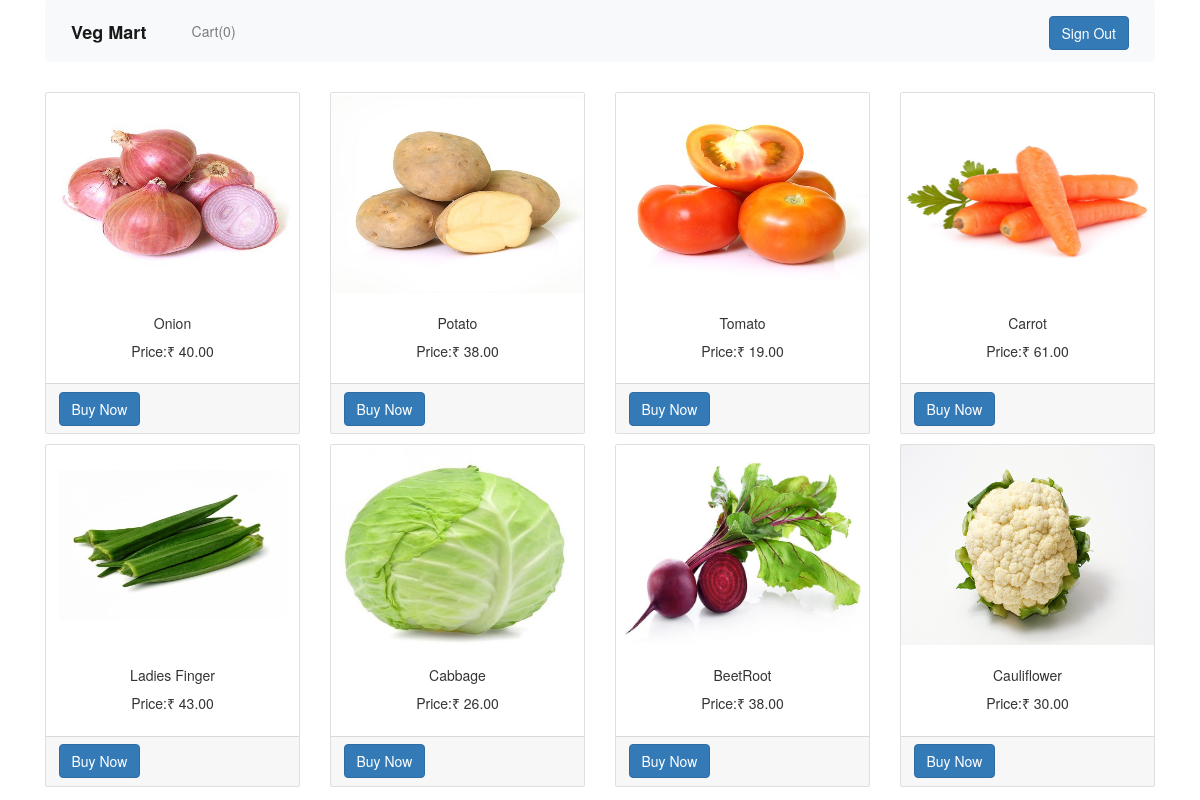
The page /customer (signed in) on the database its author committed.
### shop/products/models.py (models this page shows, shortened)
class Addproduct(db.Model):
    id = db.Column(db.Integer, primary_key=True)
    name = db.Column(db.String(80), nullable=False)
    price = db.Column(db.Numeric(10,2),nullable=False)
    stock = db.Column(db.Integer,nullable=False)
    desc = db.Column(db.Text, nullable=False)
    pub_date = db.Column(db.DateTime, nullable=False, default=datetime.utcnow)
    image_1=db.Column(db.String(150), nullable=False, default='image.jpg')
    image_2=db.Column(db.String(150), nullable=False, default='image.jpg')
    image_3=db.Column(db.String(150), nullable=False, default='image.jpg')

### shop/products/routes.py (the view)
@app.route('/customer')
@login_required
def hom():
    products=Addproduct.query.filter(Addproduct.stock>0)
    return render_template('/products/index.html',products=products)

### shop/customers/models.py (called while the page is built)
@login_manager.user_loader
def user_loader(user_id):
    return Register.query.get(user_id)

### shop/templates/products/index.html (shortened to what this page needs)
{% extends 'layout.html'%}
{% block content%}
<link rel="stylesheet" href="https://maxcdn.bootstrapcdn.com/bootstrap/3.4.1/css/bootstrap.min.css">
<div class="container">
    <nav class="navbar navbar-expand-lg navbar-light bg-light">
        <a class="navbar-brand" href="/customer"><b>Veg Mart</b></a>
        <div class="collapse navbar-collapse" id="navbarSupportedContent">
        <ul class="navbar-nav mr-auto">
            <li class="nav-item">
            <a class="nav-link" href="{{url_for('getCart')}}" tabindex="-1">Cart({{session['Shoppingcart']|length}})</a>
            </li>
        </ul>
        <button type="button" class="btn btn-primary float-right mt-3" data-toggle="modal" data-target="#staticBackdrop">
            Sign Out
          </button>
        </div>
    </nav>
</div>
<div class="container">
    <div class="row">
        {% for product in products %}
        <div class="col-md-3 mt-3">
            <div class="card">
                <img src="{{url_for('static',filename='images/' + product.image_1)}}" alt="{{product.name}}" class="card-img-top" height="200">
                <div class="card-body">
                    <h5 class="text-center">{{product.name}}</h5>
                    <p class="text-center">Price:₹ {{product.price}}</p>
                </div>
                <div class="card-footer">
                    <a href="{{url_for('single_page',id=product.id)}}" class="float-left btn btn-primary">Buy Now</a>
                </div>
            </div>
        </div>
        {% endfor %}
    </div>
</div>
{%endblock content%}

### rows shown on the page
Addproduct: image_1 (picture), name "Onion", price "40.00"
Addproduct: image_1 (picture), name "Potato", price "38.00"
Addproduct: image_1 (picture), name "Tomato", price "19.00"
Addproduct: image_1 (picture), name "Carrot", price "61.00"
Addproduct: image_1 (picture), name "Ladies Finger", price "43.00"
Addproduct: image_1 (picture), name "Cabbage", price "26.00"
Addproduct: image_1 (picture), name "BeetRoot", price "38.00"
Addproduct: image_1 (picture), name "Cauliflower", price "30.00"

### other values the page prints
{{ session['Shoppingcart']|length }} "0"
